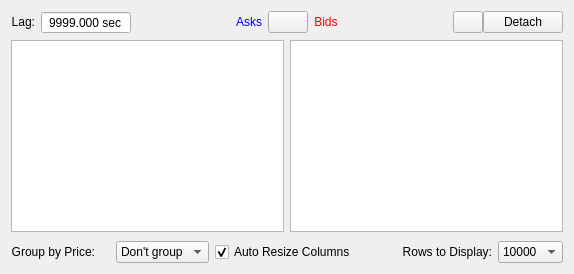
       <widget class="QWidget" name="tabDepth">
        <attribute name="title">
         <string>Order Book</string>
        </attribute>
        <layout class="QGridLayout" name="gridLayout_34">
         <item row="0" column="0">
          <layout class="QHBoxLayout" name="horizontalLayout_20">
           <property name="rightMargin">
            <number>10</number>
           </property>
           <item>
            <widget class="QLabel" name="lagApiLabel_2">
             <property name="sizePolicy">
              <sizepolicy hsizetype="Preferred" vsizetype="Maximum">
               <horstretch>0</horstretch>
               <verstretch>0</verstretch>
              </sizepolicy>
             </property>
             <property name="minimumSize">
              <size>
               <width>0</width>
               <height>0</height>
              </size>
             </property>
             <property name="accessibleName">
              <string>TR00016</string>
             </property>
             <property name="text">
              <string>Lag:</string>
             </property>
             <property name="alignment">
              <set>Qt::AlignRight|Qt::AlignTrailing|Qt::AlignVCenter</set>
             </property>
            </widget>
           </item>
           <item>
            <widget class="QDoubleSpinBox" name="depthLag">
             <property name="sizePolicy">
              <sizepolicy hsizetype="Preferred" vsizetype="Fixed">
               <horstretch>0</horstretch>
               <verstretch>0</verstretch>
              </sizepolicy>
             </property>
             <property name="minimumSize">
              <size>
               <width>90</width>
               <height>0</height>
              </size>
             </property>
             <property name="accessibleName">
              <string>TR00113</string>
             </property>
             <property name="styleSheet">
              <string notr="true"/>
             </property>
             <property name="alignment">
              <set>Qt::AlignCenter</set>
             </property>
             <property name="readOnly">
              <bool>true</bool>
             </property>
             <property name="buttonSymbols">
              <enum>QAbstractSpinBox::NoButtons</enum>
             </property>
             <property name="prefix">
              <string/>
             </property>
             <property name="suffix">
              <string> sec</string>
             </property>
             <property name="decimals">
              <number>3</number>
             </property>
             <property name="minimum">
              <double>0.000000000000000</double>
             </property>
             <property name="maximum">
              <double>9999.000000000000000</double>
             </property>
             <property name="value">
              <double>9999.000000000000000</double>
             </property>
            </widget>
           </item>
           <item>
            <spacer name="horizontalSpacer_8">
             <property name="orientation">
              <enum>Qt::Horizontal</enum>
             </property>
             <property name="sizeHint" stdset="0">
              <size>
               <width>0</width>
               <height>20</height>
              </size>
             </property>
            </spacer>
           </item>
          </layout>
         </item>
         <item row="0" column="1" colspan="2">
          <layout class="QGridLayout" name="gridLayout_27">
           <item row="0" column="3">
            <widget class="QLabel" name="bidsLabel">
             <property name="sizePolicy">
              <sizepolicy hsizetype="Expanding" vsizetype="Preferred">
               <horstretch>0</horstretch>
               <verstretch>0</verstretch>
              </sizepolicy>
             </property>
             <property name="accessibleName">
              <string>BUY_ORDERS</string>
             </property>
             <property name="styleSheet">
              <string notr="true">color: red;</string>
             </property>
             <property name="text">
              <string>Bids</string>
             </property>
             <property name="alignment">
              <set>Qt::AlignCenter</set>
             </property>
            </widget>
           </item>
           <item row="0" column="0">
            <widget class="QLabel" name="asksLabel">
             <property name="sizePolicy">
              <sizepolicy hsizetype="Expanding" vsizetype="Preferred">
               <horstretch>0</horstretch>
               <verstretch>0</verstretch>
              </sizepolicy>
             </property>
             <property name="accessibleName">
              <string>SELL_ORDERS</string>
             </property>
             <property name="styleSheet">
              <string notr="true">color: blue;</string>
             </property>
             <property name="text">
              <string>Asks</string>
             </property>
             <property name="alignment">
              <set>Qt::AlignCenter</set>
             </property>
            </widget>
           </item>
           <item row="0" column="1">
            <widget class="QPushButton" name="swapDepth">
             <property name="text">
              <string/>
             </property>
             <property name="icon">
              <iconset resource="QtResource.qrc">
               <normaloff>:/Resources/Swap.png</normaloff>:/Resources/Swap.png</iconset>
             </property>
             <property name="iconSize">
              <size>
               <width>32</width>
               <height>16</height>
              </size>
             </property>
            </widget>
           </item>
          </layout>
         </item>
         <item row="0" column="3">
          <layout class="QHBoxLayout" name="horizontalLayout_18">
           <property name="spacing">
            <number>0</number>
           </property>
           <property name="leftMargin">
            <number>10</number>
           </property>
           <item>
            <spacer name="horizontalSpacer_9">
             <property name="orientation">
              <enum>Qt::Horizontal</enum>
             </property>
             <property name="sizeHint" stdset="0">
              <size>
               <width>0</width>
               <height>20</height>
              </size>
             </property>
            </spacer>
           </item>
           <item>
            <widget class="QPushButton" name="tabDepthOnTop">
             <property name="sizePolicy">
              <sizepolicy hsizetype="Maximum" vsizetype="Fixed">
               <horstretch>0</horstretch>
               <verstretch>0</verstretch>
              </sizepolicy>
             </property>
             <property name="maximumSize">
              <size>
               <width>30</width>
               <height>16777215</height>
              </size>
             </property>
             <property name="accessibleName">
              <string/>
             </property>
             <property name="styleSheet">
              <string notr="true"/>
             </property>
             <property name="text">
              <string/>
             </property>
             <property name="icon">
              <iconset resource="QtResource.qrc">
               <normaloff>:/Resources/OnTop.png</normaloff>:/Resources/OnTop.png</iconset>
             </property>
             <property name="checkable">
              <bool>true</bool>
             </property>
            </widget>
           </item>
           <item>
            <widget class="QPushButton" name="detachDepth">
             <property name="sizePolicy">
              <sizepolicy hsizetype="Maximum" vsizetype="Maximum">
               <horstretch>0</horstretch>
               <verstretch>0</verstretch>
              </sizepolicy>
             </property>
             <property name="whatsThis">
              <string/>
             </property>
             <property name="accessibleName">
              <string>DETACH_TAB</string>
             </property>
             <property name="text">
              <string>Detach</string>
             </property>
            </widget>
           </item>
          </layout>
         </item>
         <item row="1" column="0" colspan="2">
          <widget class="QTableView" name="depthAsksTable">
           <property name="contextMenuPolicy">
            <enum>Qt::CustomContextMenu</enum>
           </property>
           <property name="horizontalScrollBarPolicy">
            <enum>Qt::ScrollBarAlwaysOff</enum>
           </property>
           <property name="editTriggers">
            <set>QAbstractItemView::NoEditTriggers</set>
           </property>
           <property name="showDropIndicator" stdset="0">
            <bool>false</bool>
           </property>
           <property name="alternatingRowColors">
            <bool>true</bool>
           </property>
           <property name="selectionBehavior">
            <enum>QAbstractItemView::SelectRows</enum>
           </property>
           <property name="textElideMode">
            <enum>Qt::ElideNone</enum>
           </property>
           <property name="verticalScrollMode">
            <enum>QAbstractItemView::ScrollPerPixel</enum>
           </property>
           <property name="horizontalScrollMode">
            <enum>QAbstractItemView::ScrollPerPixel</enum>
           </property>
           <property name="showGrid">
            <bool>false</bool>
           </property>
           <property name="wordWrap">
            <bool>false</bool>
           </property>
           <attribute name="horizontalHeaderHighlightSections">
            <bool>false</bool>
           </attribute>
           <attribute name="horizontalHeaderMinimumSectionSize">
            <number>10</number>
           </attribute>
           <attribute name="verticalHeaderVisible">
            <bool>false</bool>
           </attribute>
           <attribute name="verticalHeaderHighlightSections">
            <bool>false</bool>
           </attribute>
          </widget>
         </item>
         <item row="1" column="2" colspan="2">
          <widget class="QTableView" name="depthBidsTable">
           <property name="contextMenuPolicy">
            <enum>Qt::CustomContextMenu</enum>
           </property>
           <property name="horizontalScrollBarPolicy">
            <enum>Qt::ScrollBarAlwaysOff</enum>
           </property>
           <property name="editTriggers">
            <set>QAbstractItemView::NoEditTriggers</set>
           </property>
           <property name="showDropIndicator" stdset="0">
            <bool>false</bool>
           </property>
           <property name="alternatingRowColors">
            <bool>true</bool>
           </property>
           <property name="selectionBehavior">
            <enum>QAbstractItemView::SelectRows</enum>
           </property>
           <property name="textElideMode">
            <enum>Qt::ElideNone</enum>
           </property>
           <property name="verticalScrollMode">
            <enum>QAbstractItemView::ScrollPerPixel</enum>
           </property>
           <property name="horizontalScrollMode">
            <enum>QAbstractItemView::ScrollPerPixel</enum>
           </property>
           <property name="showGrid">
            <bool>false</bool>
           </property>
           <property name="wordWrap">
            <bool>false</bool>
           </property>
           <attribute name="horizontalHeaderHighlightSections">
            <bool>false</bool>
           </attribute>
           <attribute name="horizontalHeaderMinimumSectionSize">
            <number>10</number>
           </attribute>
           <attribute name="verticalHeaderVisible">
            <bool>false</bool>
           </attribute>
           <attribute name="verticalHeaderHighlightSections">
            <bool>false</bool>
           </attribute>
          </widget>
         </item>
         <item row="2" column="0" colspan="4">
          <layout class="QGridLayout" name="gridLayout_31">
           <property name="topMargin">
            <number>3</number>
           </property>
           <item row="0" column="1">
            <widget class="QLabel" name="usdLabel2_2">
             <property name="sizePolicy">
              <sizepolicy hsizetype="Maximum" vsizetype="Preferred">
               <horstretch>0</horstretch>
               <verstretch>0</verstretch>
              </sizepolicy>
             </property>
             <property name="font">
              <font>
               <pointsize>11</pointsize>
               <weight>50</weight>
               <bold>false</bold>
              </font>
             </property>
             <property name="accessibleDescription">
              <string>USD_ICON</string>
             </property>
             <property name="text">
              <string/>
             </property>
             <property name="alignment">
              <set>Qt::AlignCenter</set>
             </property>
            </widget>
           </item>
           <item row="0" column="5">
            <widget class="QLabel" name="labelDepthLimit">
             <property name="sizePolicy">
              <sizepolicy hsizetype="Preferred" vsizetype="Maximum">
               <horstretch>0</horstretch>
               <verstretch>0</verstretch>
              </sizepolicy>
             </property>
             <property name="minimumSize">
              <size>
               <width>0</width>
               <height>0</height>
              </size>
             </property>
             <property name="accessibleName">
              <string>ROWS_TO_DISPLAY</string>
             </property>
             <property name="text">
              <string>Rows to Display:</string>
             </property>
             <property name="alignment">
              <set>Qt::AlignRight|Qt::AlignTrailing|Qt::AlignVCenter</set>
             </property>
            </widget>
           </item>
           <item row="0" column="2">
            <widget class="QComboBox" name="comboBoxGroupByPrice">
             <property name="sizePolicy">
              <sizepolicy hsizetype="Preferred" vsizetype="Fixed">
               <horstretch>0</horstretch>
               <verstretch>0</verstretch>
              </sizepolicy>
             </property>
             <property name="maxVisibleItems">
              <number>30</number>
             </property>
             <item>
              <property name="text">
               <string>Don't group</string>
              </property>
             </item>
             <item>
              <property name="text">
               <string>0.005</string>
              </property>
             </item>
             <item>
              <property name="text">
               <string>0.010</string>
              </property>
             </item>
             <item>
              <property name="text">
               <string>0.025</string>
              </property>
             </item>
             <item>
              <property name="text">
               <string>0.050</string>
              </property>
             </item>
             <item>
              <property name="text">
               <string>0.100</string>
              </property>
             </item>
             <item>
              <property name="text">
               <string>0.250</string>
              </property>
             </item>
             <item>
              <property name="text">
               <string>0.500</string>
              </property>
             </item>
             <item>
              <property name="text">
               <string>1.000</string>
              </property>
             </item>
             <item>
              <property name="text">
               <string>2.500</string>
              </property>
             </item>
             <item>
              <property name="text">
               <string>5.000</string>
              </property>
             </item>
             <item>
              <property name="text">
               <string>10.000</string>
              </property>
             </item>
             <item>
              <property name="text">
               <string>25.000</string>
              </property>
             </item>
             <item>
              <property name="text">
               <string>50.000</string>
              </property>
             </item>
            </widget>
           </item>
           <item row="0" column="6">
            <widget class="QComboBox" name="depthComboBoxLimitRows">
             <property name="maxVisibleItems">
              <number>30</number>
             </property>
             <item>
              <property name="text">
               <string>10000</string>
              </property>
             </item>
             <item>
              <property name="text">
               <string>2000</string>
              </property>
             </item>
             <item>
              <property name="text">
               <string>1000</string>
              </property>
             </item>
             <item>
              <property name="text">
               <string>500</string>
              </property>
             </item>
             <item>
              <property name="text">
               <string>250</string>
              </property>
             </item>
             <item>
              <property name="text">
               <string>100</string>
              </property>
             </item>
             <item>
              <property name="text">
               <string>50</string>
              </property>
             </item>
             <item>
              <property name="text">
               <string>25</string>
              </property>
             </item>
             <item>
              <property name="text">
               <string>20</string>
              </property>
             </item>
             <item>
              <property name="text">
               <string>15</string>
              </property>
             </item>
             <item>
              <property name="text">
               <string>10</string>
              </property>
             </item>
             <item>
              <property name="text">
               <string>5</string>
              </property>
             </item>
            </widget>
           </item>
           <item row="0" column="4">
            <spacer name="horizontalSpacer_7">
             <property name="orientation">
              <enum>Qt::Horizontal</enum>
             </property>
             <property name="sizeHint" stdset="0">
              <size>
               <width>40</width>
               <height>20</height>
              </size>
             </property>
            </spacer>
           </item>
           <item row="0" column="0">
            <widget class="QLabel" name="labelGroupByPrice">
             <property name="sizePolicy">
              <sizepolicy hsizetype="Preferred" vsizetype="Maximum">
               <horstretch>0</horstretch>
               <verstretch>0</verstretch>
              </sizepolicy>
             </property>
             <property name="minimumSize">
              <size>
               <width>0</width>
               <height>0</height>
              </size>
             </property>
             <property name="accessibleName">
              <string>GROUP_BY_PRICE</string>
             </property>
             <property name="text">
              <string>Group by Price:</string>
             </property>
             <property name="alignment">
              <set>Qt::AlignRight|Qt::AlignTrailing|Qt::AlignVCenter</set>
             </property>
            </widget>
           </item>
           <item row="0" column="3">
            <widget class="QCheckBox" name="depthAutoResize">
             <property name="accessibleName">
              <string>AUTO_RESIZE_COLUMNS</string>
             </property>
             <property name="text">
              <string>Auto Resize Columns</string>
             </property>
             <property name="checked">
              <bool>true</bool>
             </property>
            </widget>
           </item>
          </layout>
         </item>
        </layout>
       </widget>
